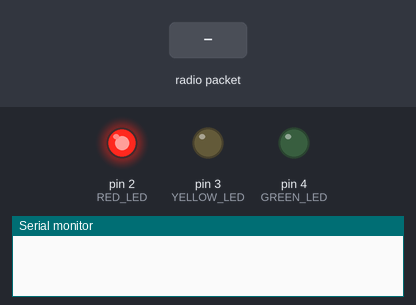
This sketch was run on a simulated Arduino Uno, built with avr-gcc and run on an emulated ATmega328P. Shown: output pins drawn as LEDs (lit = HIGH), the last lines printed to the serial monitor. Inputs (shaded band) come from the test bench. No radio packets arrive unless stated.

Above: at 0.1 s.
At 2.7 s:
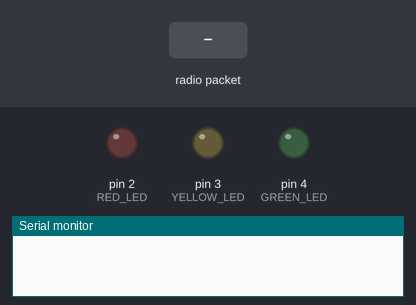
2.8 s: radio packet "5" arrives
At 3.2 s:
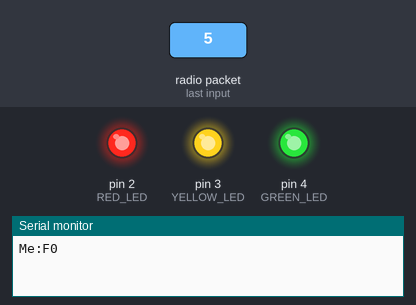
4.3 s: radio packet "90" arrives
5.8 s: radio packet "200" arrives
Timing chart, 0 to 8.8 s (numbered marks = the images above; inputs shaded):
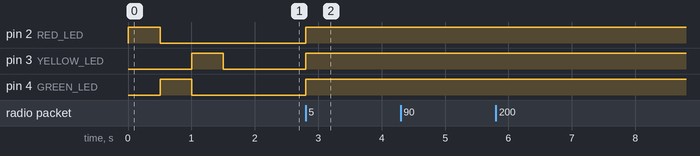

The sketch:

marshalServer2.1.ino
```cpp
#include <SPI.h>
#include "nRF24L01.h"
#include "RF24.h"
#include "printf.h"
#include "settings.h"
#include "radio.h"
String stringFromBt ="";
int len=0;
RF24 radio(CE, CSN); // Establish a new RF24 object

void setup()
{
  Serial.begin(9600); //open serial port
  printf_begin();     //needed for Debug NRF24 Module
  PinMode();          //set I/O pins
  RadioSetup();       //setup & start NRF24
  LedStartUp();       //test onboard LEDS
}

void loop()
{
   if(Serial.available() > 0)
   {
    stringFromBt=Serial.readString();
    sendData.targetId=stringFromBt.charAt(1)-'0';
    sendData.commandSign=stringFromBt.charAt(3);
    sendData.commandValue=stringFromBt.charAt(4)-'0';

   }
  LedLoop();
  while(!SendData());         // send the flags commands ;
  while(!ReciveData());
    UpdateLed();
    MassageFromReadData();
   // debug();   //To do  - add here response to BT insted of debug;

}
```

functions.ino
```cpp
void PinMode()
{
  pinMode(RED_LED,OUTPUT);    //RED LED
  pinMode(GREEN_LED,OUTPUT);  //GREEN LED
  pinMode(YELLOW_LED,OUTPUT);  //YELLOW LED
}

void MassageFromReadData()
{
  String msg="Mx:Fx";
  //if(stringFromBt.length()>0) Serial.println(stringFromBt);
  msg[1]=recivedData.targetId+'0';
  msg[4]=recivedData.commandValue+'0';
  Serial.println(msg);
  delay(1000);
}

void RadioSetup()
{
  radio.begin();// Basically turn on communications with the device
  radio.setDataRate(DATA_RATE);
  radio.setChannel(CHANNEL);
  radio.setPALevel(PA);//RF24_PA_MAX is max power
  radio.setRetries(RETRAY_DELAY,RETRAYS);//This will improve reliability
  radio.openWritingPipe(send_pipe);//Set up the two way communications with the named device
  radio.openReadingPipe(1,recv_pipe);
  radio.startListening();// Start listening for data which gives the device a kick
  radio.printDetails(); //print RF24 radio setting
}

void LedStartUp()//test onboard LEDS
{

digitalWrite(RED_LED,HIGH);
delay(LED_TIMEOUT);
digitalWrite(RED_LED,LOW);

digitalWrite(GREEN_LED,HIGH);
delay(LED_TIMEOUT);
digitalWrite(GREEN_LED,LOW);

digitalWrite(YELLOW_LED,HIGH);
delay(LED_TIMEOUT);
digitalWrite(YELLOW_LED,LOW);

}

void debug()
{
  int i,x;
  Serial.println("DEBUG");
  Serial.println("-----");
  Serial.println("RecivedData:");
  Serial.print("Target: ");
  Serial.print(recivedData.targetId);
  Serial.print(",Command: ");
  Serial.print(recivedData.commandSign);
  Serial.print(",Value: ");
  Serial.println(recivedData.commandValue);
}
void LedLoop(){

   sendData.commandValue=test;
   sendData.targetId=1;
   test++;
if (test>3) test=1;
delay(500);
}


bool ReciveData() //read feedback data.
{
    bool recive=false; //assume no data feedback arrived.
    radio.startListening();//Go back to listening and wait for the ack signal.

    if(radio.available())//Keep looping while no ack has come in
    {
      radio.read(&recivedData, sizeof(recivedData)); //read the new data
      recive=true;  //report that the function recived new data
    }
return recive;
}

void UpdateLed()
{
  int i;
  for(i=1;i<4;i++)
    if(recivedData.commandValue==i)
      digitalWrite(flag_pins[i-1],LOW);
    else
      digitalWrite(flag_pins[i-1],HIGH);
}


bool SendData()
{
    radio.stopListening();//We are sending not listening for now
    if(!radio.write(&sendData, sizeof(sendData)))// Send the message_code and check to see if it comes back false
      {
        error =1; //faild to send
        radio.startListening();
        return false;

      }
    else
    radio.startListening();//Go back to listening and wait for the ack signal.
    return true;
}
```

radio.h
```cpp
const uint64_t send_pipe=0xB01DFACECEL; //This will be the other devices
const uint64_t recv_pipe=0xDEADBEEFF1L; //This will be this device


  #define DATA_RATE RF24_250KBPS
  #define CHANNEL 1
  #define PA RF24_PA_MAX
  #define RETRAY_DELAY 15
  #define RETRAYS 15
```

settings.h
```cpp
#define NODE_ID 0 //id 0 is remote control

#define CE 9    //CE pin connected to NRF24
#define CSN 10  //CSN pin connected to NRF24

#define RED_LED 2
#define YELLOW_LED 3
#define GREEN_LED 4

#define LED_TIMEOUT 500 //led startup reset
uint8_t error= 0; //error id
int test=0; //test testing connection

byte flag_pins[]={RED_LED,YELLOW_LED,GREEN_LED};

struct dataStruct
    {
    uint8_t targetId =1;             //where is data Finel Target
    char commandSign ='F';             //What type of command / respons is data source
    uint8_t commandValue =0;             //Value of command / respons
    } sendData,recivedData;                 // This can be accessed in the form:  myData.Xposition  etc.
```

Measured:
- after the input at 2.8 s, pin 2 (RED_LED), pin 3 (YELLOW_LED), pin 4 (GREEN_LED): LOW → HIGH at once
